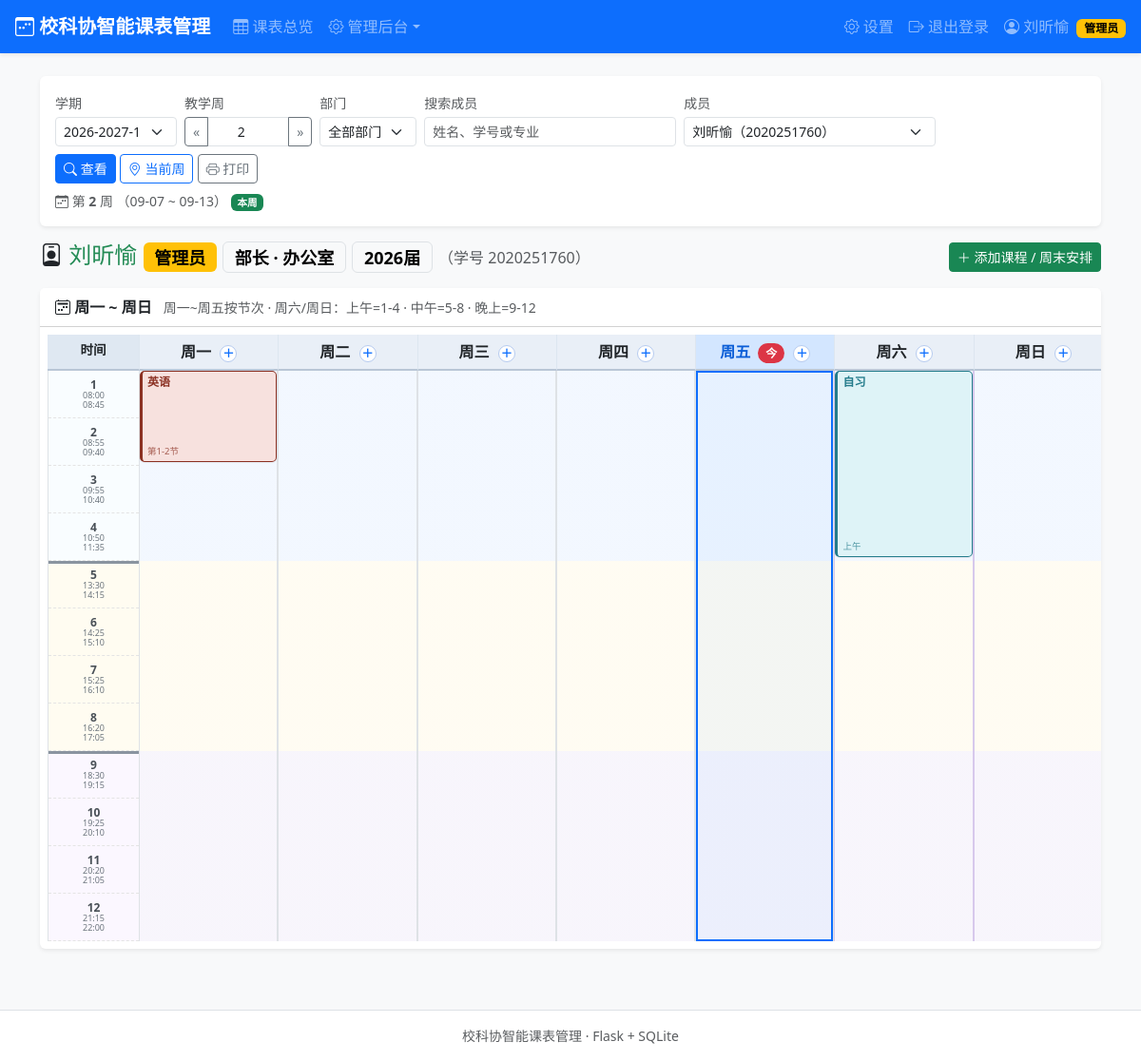
The page /schedule?user=4 (signed in) on the database as committed earlier.
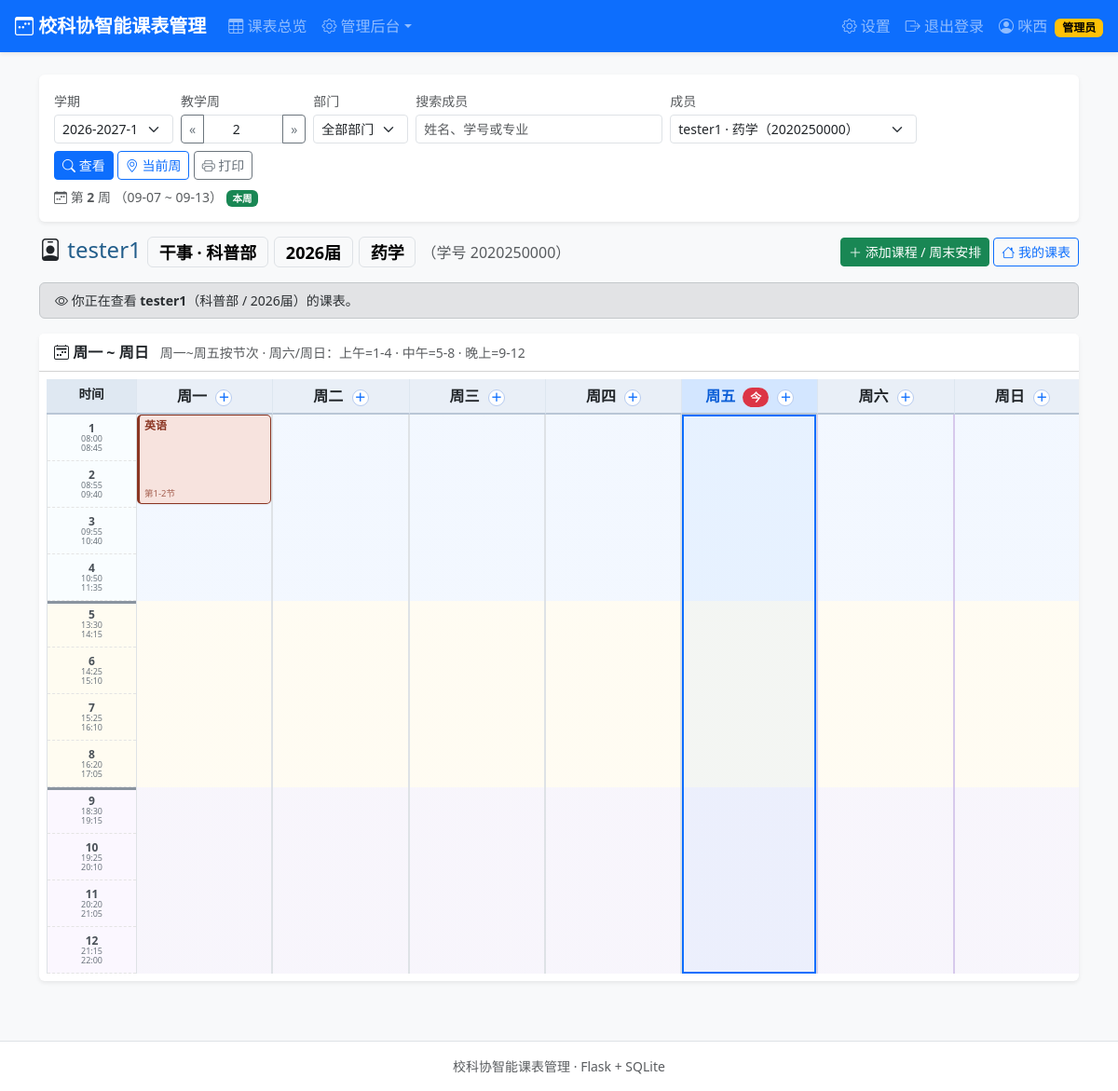
The same page on the database as committed later.
### tables this page shows
CREATE TABLE users (
        id            INTEGER PRIMARY KEY AUTOINCREMENT,
        student_id    TEXT NOT NULL UNIQUE,
        password_hash TEXT NOT NULL,
        name          TEXT NOT NULL,
        identity      TEXT NOT NULL,               -- 主席/部长/干事
        department    TEXT,                        -- 主席可以为空
        cohort        INTEGER NOT NULL,            -- 届数，如 2026
        role          TEXT NOT NULL DEFAULT 'member',  -- admin/member
        created_at    TEXT NOT NULL
    , major TEXT NOT NULL DEFAULT '');

CREATE TABLE courses (
        id            INTEGER PRIMARY KEY AUTOINCREMENT,
        user_id       INTEGER NOT NULL REFERENCES users(id)    ON DELETE CASCADE,
        semester_id   INTEGER NOT NULL REFERENCES semesters(id) ON DELETE CASCADE,
        name          TEXT NOT NULL,
        day           INTEGER NOT NULL,            -- 1-7 (周一..周日)
        start_period  INTEGER,                     -- 周一~周五 用节次
        end_period    INTEGER,
        weekend_slot  TEXT,                        -- 周六/周日 用时段 morning/noon/evening
        start_week    INTEGER NOT NULL,
        end_week      INTEGER NOT NULL,
        week_type     TEXT NOT NULL DEFAULT 'all', -- all/odd/even
        created_at    TEXT NOT NULL
    );

### app.py (the view)
@app.route("/schedule")
@login_required
def schedule():
    me = get_current_user()
    semester = resolve_semester(request.args.get("semester_id", type=int))
    total_weeks = semester["total_weeks"] if semester else 0
    week = request.args.get("week", type=int)
    if semester is None:
        week = 1
    elif not week or week < 1:
        week = current_week(semester)
    elif week > total_weeks:
        week = total_weeks
    target_id = request.args.get("user", type=int)
    target = None
    if target_id:
        target = query_one("SELECT * FROM users WHERE id = ?", (target_id,))
    if target is None:
        target = me
        target_id = me["id"]
    manageable = (me["role"] == "admin") or (target_id == me["id"])
    member_search = (request.args.get("member_search") or "").strip()
    if member_search:
        like = f"%{member_search}%"
        members = query(
            "SELECT * FROM users WHERE name LIKE ? OR student_id LIKE ? OR major LIKE ? "
            "ORDER BY name ASC, student_id ASC",
            (like, like, like),
        )
    else:
        members = query("SELECT * FROM users ORDER BY name ASC, student_id ASC")
    departments = DEPARTMENTS + ["无部门"]
    grid_layout = {d: [] for d in range(1, 8)}
    if semester:
        rows = query(
            "SELECT * FROM courses WHERE user_id=? AND semester_id=?",
            (target_id, semester["id"]),
        )
        for r in rows:
            if not course_in_week(r, week):
                continue
            d = r["day"]
            if d <= 5 and r["start_period"]:
                grid_layout[d].append(dict(r))
            elif d >= 6 and r["weekend_slot"] in WEEKEND_SLOT_BLOCKS:
                b = WEEKEND_SLOT_BLOCKS[r["weekend_slot"]]
                it = dict(r)
                it["start_period"] = b[0]
                it["end_period"] = b[1]
                grid_layout[d].append(it)
    for d in range(1, 8):
        grid_layout[d] = layout_day(grid_layout[d])
    today_col = None
    current_week_no = 1
    week_start = week_end = None
    if semester:
        current_week_no = current_week(semester)
        wstart = parse_date(semester["start_date"])
        if wstart:
            ws = wstart + timedelta(days=(week - 1) * 7)
            week_start = ws
            week_end = ws + timedelta(days=6)
            today = date.today()
            if ws.toordinal() <= today.toordinal() <= week_end.toordinal():
                today_col = (today.isoweekday() % 7) or 7
    return render_template(
        "schedule.html",
        me=me,
        target=target,
        target_color=stable_color(target["name"] + "-" + str(target["id"]))[1],
        members=members,
        member_search=member_search,
        departments=departments,
        semester=semester,
        semesters=query("SELECT * FROM semesters ORDER BY id DESC"),
        week=week,
        total_weeks=total_weeks,
        grid_layout=grid_layout,
        course_style=course_style,
        manageable=manageable,
        today_col=today_col,
        today_marker=date.today().isoformat(),
        current_week_no=current_week_no,
        week_start=week_start,
        week_end=week_end,
        row_h=ROW_H,
        WEEK_NAMES=WEEK_NAMES,
        WEEKEND_SLOTS=WEEKEND_SLOTS,
        period_times=PERIOD_TIMES,
    )

### app.py (called while the page is built)
def get_db():
    if "db" not in g:
        conn = sqlite3.connect(DB_PATH)
        conn.row_factory = sqlite3.Row
        conn.execute("PRAGMA foreign_keys = ON")
        g.db = conn
    return g.db

def query(sql, args=()):
    return get_db().execute(sql, args).fetchall()

def query_one(sql, args=()):
    return get_db().execute(sql, args).fetchone()

def login_required(view):
    @wraps(view)
    def wrapped(*args, **kwargs):
        if session.get("user_id") is None:
            flash("请先登录", "warning")
            return redirect(url_for("login", next=request.full_path if request.query_string else url_for("index")))
        return view(*args, **kwargs)
    return wrapped

def get_current_user():
    uid = session.get("user_id")
    if uid is None:
        return None
    return query_one("SELECT * FROM users WHERE id = ?", (uid,))

def parse_date(s):
    try:
        return datetime.strptime(s, "%Y-%m-%d").date()
    except (ValueError, TypeError):
        return None

def active_semester():
    s = query_one("SELECT * FROM semesters WHERE is_active = 1 ORDER BY id DESC LIMIT 1")
    if s is None:
        s = query_one("SELECT * FROM semesters ORDER BY id LIMIT 1")
    return s

### templates/schedule.html (shortened to what the changed rows need)
{% extends "base.html" %}
{% macro su(sem, w, u) -%}
  {{ url_for('schedule',
     semester_id=(sem if sem is not none else (semester.id if semester else none)),
     week=(w if w is not none else week),
    user=(u if u is not none else target.id),
    member_search=member_search) }}
{%- endmacro %}
{% block content %}
<div class="card shadow-sm mb-3 d-print-none">
  <div class="card-body py-3">
    <form method="get" action="{{ url_for('schedule') }}" id="scheduleFilterForm" class="row g-2 align-items-end">
      <div class="col-md-3">
        <label class="form-label small mb-1 text-muted">成员</label>
        <select class="form-select form-select-sm" name="user" id="memberSelect">
          {% for m in members %}
          <option value="{{ m.id }}" data-dept="{{ m.department or '' }}"
                  {% if m.id == target.id %}selected{% endif %}>{{ m.name }}{% if m.major %} · {{ m.major }}{% endif %}（{{ m.student_id }}）</option>
          {% endfor %}
        </select>
      </div>
    </form>
  </div>
</div>
<div class="d-flex flex-wrap align-items-center gap-2 mb-3">
  <h4 class="mb-0"><i class="bi bi-person-badge"></i>
    <span style="color:{{ target_color }}">{{ target.name }}</span>
  {% if target.role == 'admin' %}<span class="badge text-bg-warning align-middle">管理员</span>{% endif %}
    <span class="badge text-bg-light border align-middle">
      {{ target.identity }}
      {% if target.identity == '主席' %} <i class="bi bi-star-fill text-warning"></i>
      {% elif target.department %} · {{ target.department }}
      {% endif %}
    </span>
    <span class="badge text-bg-light border align-middle">{{ target.cohort }}届</span>
    {% if target.major %}<span class="badge text-bg-light border align-middle">{{ target.major }}</span>{% endif %}
    <span class="text-muted fs-6 fw-normal">（学号 {{ target.student_id }}）</span>
  </h4>
  <div class="ms-auto d-print-none">
    {% if manageable and semester %}
      <a class="btn btn-success btn-sm" href="{{ url_for('course_new', semester_id=semester.id, week=week, user=target.id) }}">
        <i class="bi bi-plus-lg"></i> 添加课程 / 周末安排
      </a>
    {% elif manageable and not semester %}
      <span class="text-muted small">需先由管理员创建学期，方可录入课程</span>
    {% endif %}
    {% if target.id != me.id %}
      <a class="btn btn-outline-primary btn-sm" href="{{ su(semester.id if semester else none, week, me.id) }}"><i class="bi bi-house"></i> 我的课表</a>
    {% endif %}
  </div>
</div>
{% if target.id != me.id %}
<div class="alert alert-secondary py-2 small d-print-none"><i class="bi bi-eye"></i>
  你正在查看 <strong>{{ target.name }}</strong>（{{ target.department or '主席' }} / {{ target.cohort }}届）的课表{% if not manageable %}（只读）{% endif %}。
</div>
{% endif %}
{% if not semester %}
  <div class="alert alert-warning shadow-sm">
    <i class="bi bi-exclamation-triangle"></i> 尚未创建学期，请 <a href="{{ url_for('admin_semesters') }}" class="alert-link">管理员前往学期管理</a> 创建并激活学期。
  </div>
{% else %}
<div class="card shadow-sm mb-3">
  <div class="card-header bg-white py-2">
  </div>
  <div class="card-body p-2 overflow-auto">
    {% set has_any = grid_layout[1] or grid_layout[2] or grid_layout[3] or grid_layout[4] or grid_layout[5]
                     or grid_layout[6] or grid_layout[7] %}
    {% if not has_any %}
      <div class="text-center text-muted py-4">
        <i class="bi bi-inbox" style="font-size:2rem"></i>
        <p class="mb-0 mt-2">本周（第{{ week }}周）没有任何课程 / 安排记录</p>
      </div>
    {% else %}
    <div class="tt-grid">
      <div class="tt-head time-head">时间</div>
      {% for d in range(1, 8) %}
      <div class="tt-head day-head {{ 'today' if today_col == d else '' }}">{{ WEEK_NAMES[d] }}
        {% if today_col == d %}<span class="badge text-bg-danger rounded-pill ms-1">今</span>{% endif %}
        {% if manageable and semester %}
          <a class="tt-add d-print-none" href="{{ url_for('course_new', semester_id=semester.id, week=week, user=target.id, day=d) }}"
             title="在{{ WEEK_NAMES[d] }}添加">＋</a>
        {% endif %}
      </div>
      {% endfor %}
      <div class="tt-axis" style="height:{{ 12*row_h }}px">
        {% for sec, label in [('morning','上午'),('afternoon','下午'),('evening','晚上')] %}
          {% set lo = {'morning':1,'afternoon':5,'evening':9}[sec] %}
          {% set hi = {'morning':4,'afternoon':8,'evening':12}[sec] %}
          <div class="axis-sec sec-{{ sec }}">
          </div>
        {% endfor %}
      </div>
      {% for d in range(1, 8) %}
      <div class="tt-col {{ 'today' if today_col == d else '' }} {{ 'is-weekend' if d >= 6 else '' }}"
           style="height:{{ 12*row_h }}px">
        {% for cell in grid_layout[d] %}
          {% set r = cell.item %}
          {% if r.weekend_slot %}
            {% set sub = WEEKEND_SLOTS[r.weekend_slot] %}
          {% else %}
            {% set sub = '第%d-%d节'|format(r.start_period, r.end_period) if r.start_period != r.end_period else '第%d节'|format(r.start_period) %}
          {% endif %}
          <div class="tt-item {{ 'tt-item-weekend' if r.weekend_slot else '' }}"
               style="top:{{ cell.top }}px;height:{{ cell.height }}px;left:{{ cell.left }}%;width:{{ cell.width }}%;
                      {{ course_style(r) }}"
               title="{{ r.name }} · {{ sub }} · {{ week_text(r.start_week, r.end_week, r.week_type) }}">
            <div class="ti-body">
              <div class="ti-name">{{ r.name }}</div>
              <div class="ti-sub">{{ sub }}</div>
            </div>
          </div>
        {% endfor %}
      </div>
      {% endfor %}
    </div>
    {% endif %}
  </div>
</div>
{% endif %}
{% endblock %}

### templates/base.html (shortened to what this page needs)
<!DOCTYPE html>
<html lang="zh-CN">
<head>
  <link href="https://cdn.jsdelivr.net/npm/bootstrap@5.3.3/dist/css/bootstrap.min.css" rel="stylesheet">
  <link href="https://cdn.jsdelivr.net/npm/bootstrap-icons@1.11.3/font/bootstrap-icons.min.css" rel="stylesheet">
  <link href="{{ url_for('static', filename='style.css') }}" rel="stylesheet">
</head>
<body class="bg-light">
{% if session.get('user_id') %}
<nav class="navbar navbar-expand-lg navbar-dark bg-primary shadow-sm sticky-top">
  <div class="container-fluid px-3">
    <a class="navbar-brand fw-bold" href="{{ url_for('schedule') }}">
      <i class="bi bi-calendar3-week"></i> 校科协智能课表管理
    </a>
    <div class="collapse navbar-collapse" id="navMain">
      <ul class="navbar-nav me-auto">
        <li class="nav-item"><a class="nav-link" href="{{ url_for('schedule') }}"><i class="bi bi-table"></i> 课表总览</a></li>
        {% if session.get('role') == 'admin' %}
        <li class="nav-item dropdown">
          <a class="nav-link dropdown-toggle" href="#" role="button" data-bs-toggle="dropdown"><i class="bi bi-gear"></i> 管理后台</a>
        </li>
        {% endif %}
      </ul>
      <ul class="navbar-nav">
        <li class="nav-item"><a class="nav-link" href="{{ url_for('settings') }}"><i class="bi bi-gear"></i> 设置</a></li>
        <li class="nav-item">
          <a class="nav-link" href="{{ url_for('logout') }}"><i class="bi bi-box-arrow-right"></i> 退出登录</a>
        </li>
      </ul>
      <span class="navbar-text ms-2">
        <i class="bi bi-person-circle"></i> {{ session.get('name') }}
        {% if session.get('role') == 'admin' %}<span class="badge text-bg-warning ms-1">管理员</span>{% endif %}
      </span>
    </div>
  </div>
</nav>
{% endif %}
<main class="container py-4">
  {% block content %}{% endblock %}
</main>
<footer class="text-center text-muted small py-3 border-top bg-white mt-4">
  校科协智能课表管理 · Flask + SQLite
</footer>
</body>
</html>

Rows that differ between the two databases and show on the page:
no longer on this page (row edited): users: get "刘昕愉", name "刘昕愉", identity "部长", department "办公室", cohort "2026", student_id "2020251760"
no longer on this page (row unchanged): courses: name "自习"
added users: name "tester1", identity "干事", department "科普部", cohort "2026", major "药学", student_id "2020250000"
Other text that changed with them:
{{ session.get('name') }}: (not shown) → "咪西"
form field user: "刘昕愉（2020251760）" → "tester1 · 药学（2020250000）"
text no longer shown: "管理员"
text now shown: "我的课表 你正在查看 （ / 届）的课表 。"
list line gone: "上午"
